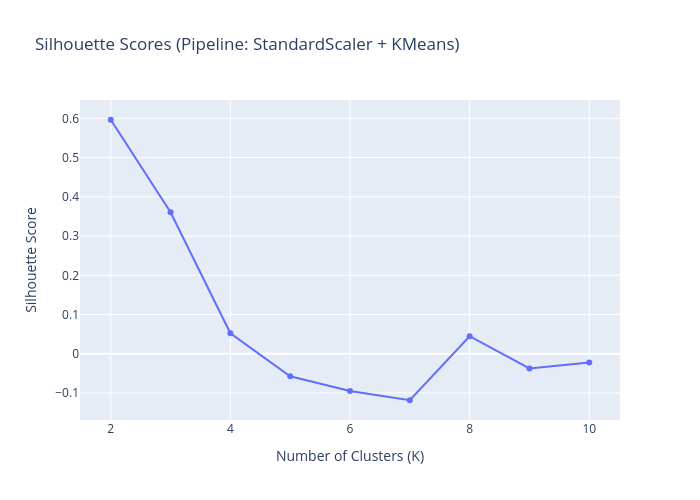

Notebook source saved alongside this figure:
### Code cell
# plotting silhouette scores for different k-values
lines = list(range(2, 11))
fig = px.line(
    x=lines,
    y=silhouette,
    markers= True,
    title="Silhouette Scores",
    labels={"x": "Number of K Clusters", "y": "Silhouette Scores"}
)

fig.show()

### Figure 1 — Plotly figure (JSON) as saved in the notebook; plotly's stock layout.template omitted (floating-point values rounded to 4 significant figures)
{"data": [{"hovertemplate": "Number of Clusters (K)=%{x}<br>Silhouette Score=%{y}<extra></extra>", "legendgroup": "", "line": {"color": "#636efa", "dash": "solid"}, "marker": {"symbol": "circle"}, "mode": "lines+markers", "name": "", "orientation": "v", "showlegend": false, "type": "scatter", "x": [2, 3, 4, 5, 6, 7, 8, 9, 10], "xaxis": "x", "y": [0.5965, 0.3608, 0.05239, -0.05718, -0.09473, -0.1185, 0.04474, -0.03751, -0.02224], "yaxis": "y"}], "layout": {"height": 500, "legend": {"tracegroupgap": 0}, "title": {"text": "Silhouette Scores (Pipeline: StandardScaler + KMeans)"}, "width": 700, "xaxis": {"anchor": "y", "domain": [0, 1], "title": {"text": "Number of Clusters (K)"}}, "yaxis": {"anchor": "x", "domain": [0, 1], "title": {"text": "Silhouette Score"}}}}
